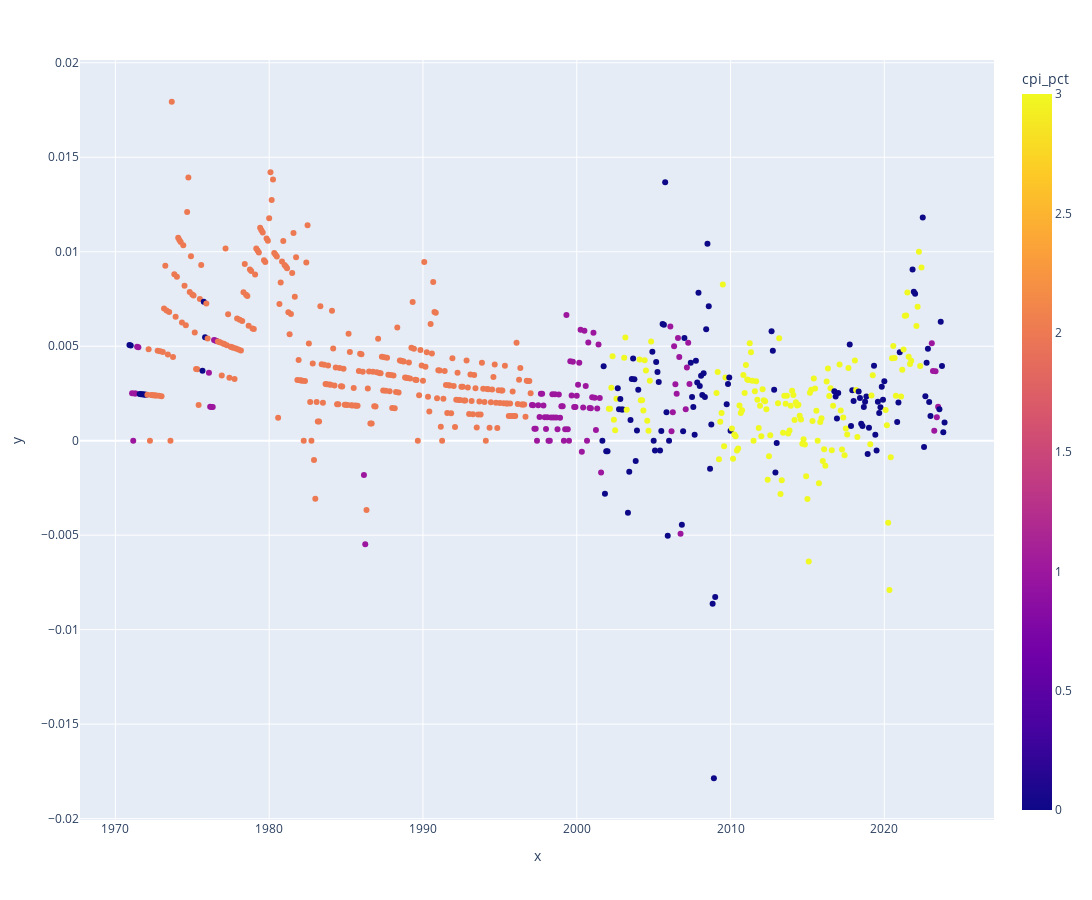

Notebook code cell kept with this figure:
### Code cell
import plotly.express as px

fig = px.scatter(x=data.index, y=data['cpi_pct'], color=data_cut['gmm_class'])

fig.update_layout(coloraxis_colorbar=dict(title="cpi_pct"))
fig.update_layout(width=1200, height=900)
fig.show()

### Figure 1 — Plotly figure (JSON) as saved in the notebook; plotly's stock layout.template omitted (floating-point values rounded to 4 significant figures; data arrays with more than 128 entries replaced by an {"elided": "..."} marker saying what was removed)
{"data": [{"hovertemplate": "x=%{x}<br>y=%{y}<br>color=%{marker.color}<extra></extra>", "legendgroup": "", "marker": {"color": {"elided": "637 int values"}, "coloraxis": "coloraxis", "symbol": "circle"}, "mode": "markers", "name": "", "orientation": "v", "showlegend": false, "type": "scatter", "x": {"elided": "637 str values"}, "xaxis": "x", "y": {"elided": "637 float values"}, "yaxis": "y"}], "layout": {"coloraxis": {"colorbar": {"title": {"text": "cpi_pct"}}, "colorscale": [[0, "#0d0887"], [0.1111, "#46039f"], [0.2222, "#7201a8"], [0.3333, "#9c179e"], [0.4444, "#bd3786"], [0.5556, "#d8576b"], [0.6667, "#ed7953"], [0.7778, "#fb9f3a"], [0.8889, "#fdca26"], [1, "#f0f921"]]}, "height": 900, "legend": {"tracegroupgap": 0}, "margin": {"t": 60}, "width": 1200, "xaxis": {"anchor": "y", "domain": [0, 1], "title": {"text": "x"}}, "yaxis": {"anchor": "x", "domain": [0, 1], "title": {"text": "y"}}}}
